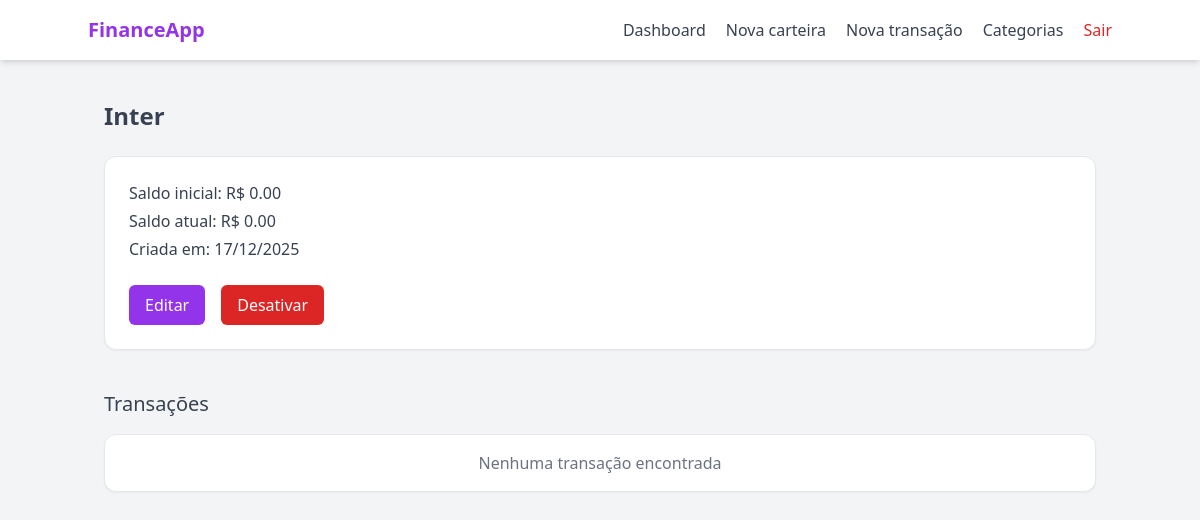
/wallet/1 (signed in), run on the app's committed database.
### models/wallet.py (models this page shows, shortened)
class Wallet(db.Model):
    __tablename__ = "wallets"
    id = db.Column(db.Integer, primary_key= True)
    wallet_name = db.Column(db.String(100), nullable= False)
    initial_balance = db.Column(db.Float, default= 0.0)
    current_balance = db.Column(db.Float, default= 0.0)
    is_active = db.Column(db.Boolean, default= True)
    created_at = db.Column(db.DateTime, default= lambda: datetime.now(timezone.utc).date())
    user_id = db.Column(db.Integer, db.ForeignKey("users.id"), nullable= False)
    transactions = db.relationship("Transaction", backref="wallets", lazy= True)

### routes/wallet_routes.py (the view)
@wallet_bp.route("/<int:wallet_id>", methods=["GET"])
@login_required
def wallet_detail_page(wallet_id):
    wallet = WalletController.get_wallet_by_id(wallet_id)
    transactions = TransactionController.get_transactions_by_wallet(wallet_id)
    categories = CategoryController.get_user_categories(user_id=current_user.id)
    if not wallet:
        return "Carteira não encontrada", 404
    if wallet.user_id != current_user.id:
        return "Acesso negado", 403
    return render_template("wallet/detail.html", wallet= wallet, transactions= transactions, categories= categories)

### controllers/category_controller.py (called while the page is built)
    @staticmethod
    def get_user_categories(user_id):
        return UserCategory.query.filter_by(user_id= user_id).all()

### controllers/transaction_controller.py (called while the page is built)
    @staticmethod
    def get_transactions_by_wallet(wallet_id):
        return Transaction.query.filter_by(wallet_id=wallet_id).order_by(Transaction.created_at.desc()).all()

### controllers/wallet_controller.py (called while the page is built)
    @staticmethod
    def get_wallet_by_id(wallet_id):
        wallet = Wallet.query.filter_by(id= wallet_id, is_active= True).first()
        return wallet

### templates/wallet/detail.html (shortened to what this page needs)
{% extends "base.html" %}
{% block content %}
<h1 class="text-2xl font-semibold text-gray-700 mb-6">
    {{ wallet.wallet_name }}
</h1>
<div class="bg-white shadow-sm rounded-xl p-6 border border-gray-200 mb-10">
    <div class="mb-6 space-y-1 text-gray-700">
        <p><span class="font-medium">Saldo inicial:</span> R$ {{ "%.2f"|format(wallet.initial_balance) }}</p>
        <p><span class="font-medium">Saldo atual:</span> R$ {{ "%.2f"|format(wallet.current_balance) }}</p>
        <p><span class="font-medium">Criada em:</span> {{ wallet.created_at.strftime("%d/%m/%Y") }}</p>
    </div>
    <div class="flex gap-4">
        <button id="openEditWalletModal" onclick="openEditWalletModal('3', '{{wallet.wallet_name}}')"
                class="px-4 py-2 rounded-md bg-purple-600 text-white hover:bg-purple-700 transition">
            Editar
        </button>
        <button type="button"
            onclick="openConfirmModal(
                '{{ url_for('wallet_bp.delete_wallet', wallet_id=wallet.id) }}',
                'Desativar carteira',
                'Tem certeza que deseja desativar a carteira <strong>{{ wallet.wallet_name }}</strong>? Você não poderá realizar novas transações nela.'
            )"
            class="px-4 py-2 rounded-md bg-red-600 text-white hover:bg-red-700 transition">
            Desativar
        </button>
    </div>
</div>
<h2 class="text-xl text-gray-700 font-medium mb-4">Transações</h2>
<ul class="bg-white shadow-sm rounded-xl border border-gray-200 divide-y">
    {% if transactions %}
        {% for transaction in transactions %}
            <li class="p-4 flex items-center justify-between">
                <span class="text-gray-600 font-medium">
                    {{ transaction.category.name }}
                </span>
                <span class="{% if transaction.transaction_type == 'income' %}text-green-600{% else %}text-red-600{% endif %} font-semibold">
                    R$ {{ "%.2f"|format(transaction.value) }}
                </span>
                <span class="text-gray-500 text-sm">
                    {{ transaction.created_at.strftime('%d/%m/%Y') if transaction.created_at else "Sem data" }}
                </span>
                <div class="flex gap-3 text-sm">
                    <button
                        type="button"
                        class="text-purple-600 hover:underline"
                        onclick="openEditTransactionModal(
                            '#',
                            '{{transaction.value}}',
                            '{{ transaction.created_at.strftime('%Y-%m-%d') if transaction.created_at else '' }}',
                            '{{transaction.category_id}}'
                        )">
                        Editar
                    </button>
                    <button type="button"
                        onclick="openConfirmModal(
                            '{{ url_for('transaction_bp.delete_transaction', transaction_id=transaction.id) }}',
                            'Excluir Transação',
                            'Tem certeza que deseja apagar a transação de R$ {{ transaction.value }}? O saldo da carteira será atualizado.'
                        )"
                        class="text-red-600 hover:text-red-800 hover:underline transition-colors font-medium text-sm flex items-center gap-1">
                        <svg class="w-4 h-4" fill="none" stroke="currentColor" viewBox="0 0 24 24"><path stroke-linecap="round" stroke-linejoin="round" stroke-width="2" d="M19 7l-.867 12.142A2 2 0 0116.138 21H7.862a2 2 0 01-1.995-1.858L5 7m5 4v6m4-6v6m1-10V4a1 1 0 00-1-1h-4a1 1 0 00-1 1v3M4 7h16"></path></svg>
                        Deletar
                    </button>
                </div>
            </li>
        </li>
        {% endfor %}
        {% else %}
        <li class="p-4 text-gray-500 text-center">Nenhuma transação encontrada</li>
        {% endif %}
    </ul>
{% endblock %}

### templates/base.html (shortened to what this page needs)
<!DOCTYPE html>
<html lang="pt-br">
<head>
    <script src="https://cdn.tailwindcss.com"></script>
</head>
<body class="bg-gray-100 text-gray-800">
    <header class="bg-white shadow-md p-4">
        <div class="max-w-5xl mx-auto flex items-center justify-between">
            <div class="text-xl font-bold text-purple-600">
                FinanceApp
            </div>
            <nav class="flex items-center gap-5 text-gray-700">
                <a href="/dashboard" class="hover:text-purple-600 transition">Dashboard</a>
                <a href="/wallet/new" class="hover:text-purple-600 transition">Nova carteira</a>
                <a href="/transaction/new" class="hover:text-purple-600 transition">Nova transação</a>
                <a href="{{ url_for('category_bp.category_index_page') }}" class="hover:text-purple-600 transition">Categorias</a>
                <a href="{{ url_for('auth_bp.logout') }}"
                   class="text-red-600 font-medium hover:text-red-700 transition">
                    Sair
                </a>
            </nav>
        </div>
    </header>
    <main class="max-w-5xl mx-auto py-10 px-4">
        {% block content %}
        {% endblock %}
    </main>
</body>
</html>

### data on the page
Wallet: wallet_name "Inter", initial_balance "0.00", current_balance "0.00", created_at "17/12/2025"
